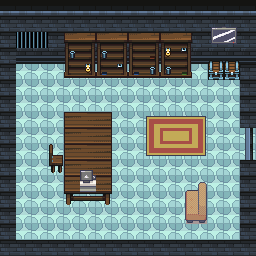

This game map was drawn from its Tiled (.tmx) file and the tilesets committed beside it. A one-line description and the full map source follow:
An orthogonal 16x16 tile map with 16x16 px tiles, 3 tile layers (Enviroment, Furniture, Decorations), 4 tilesets and 14 objects (11x NonInteractableImpl, UnpickableWithEnigma, Pickable, SimpleDoor).

<map version="1.7" tiledversion="1.11.0" orientation="orthogonal" renderorder="right-down" width="16" height="16" tilewidth="16" tileheight="16" infinite="0" nextlayerid="6" nextobjectid="17">
 <tileset firstgid="1" source="../tilesets/Enviroment2.tsx" />
 <tileset firstgid="101" source="../tilesets/Enviroment.tsx" />
 <tileset firstgid="726" source="../tilesets/Things.tsx" />
 <tileset firstgid="1351" source="../tilesets/Things2.tsx" />
 <layer id="1" name="Enviroment" width="16" height="16">
  <data encoding="csv">
102,102,102,102,102,102,102,102,102,102,102,102,102,102,102,102,
127,127,127,127,127,127,127,127,127,127,127,127,127,127,127,127,
127,235,235,127,127,127,127,127,127,127,127,127,127,127,127,127,
127,152,152,152,152,152,152,152,152,152,152,152,152,152,152,152,
127,33,33,33,33,33,33,33,33,33,33,33,33,33,33,127,
127,33,33,33,33,33,33,33,33,33,33,33,33,33,33,127,
127,33,33,33,33,33,33,33,33,33,33,33,33,33,33,127,
127,33,33,33,33,33,33,33,33,33,33,33,33,33,33,127,
127,33,33,33,33,33,33,33,33,33,33,33,33,33,33,33,
127,33,33,33,33,33,33,33,33,33,33,33,33,33,33,33,
127,33,33,33,33,33,33,33,33,33,33,33,33,33,33,127,
127,33,33,33,33,33,33,33,33,33,33,33,33,33,33,127,
127,33,33,33,33,33,33,33,33,33,33,33,33,33,33,127,
127,33,33,33,33,33,33,33,33,33,33,33,33,33,33,127,
127,33,33,33,33,33,33,33,33,33,33,33,33,33,33,127,
127,127,127,127,127,127,127,127,127,127,127,127,127,127,127,127
</data>
 </layer>
 <layer id="2" name="Furniture" width="16" height="16">
  <data encoding="csv">
0,0,0,0,0,0,0,0,0,0,0,0,0,0,0,0,
0,0,0,0,0,0,0,0,0,0,0,0,0,0,0,0,
0,0,0,0,786,787,786,787,786,787,786,787,0,0,0,0,
0,0,0,0,811,812,811,812,811,812,811,812,0,1030,1030,0,
0,0,0,0,836,837,836,837,836,837,836,837,0,1055,1055,0,
0,0,0,0,0,0,0,0,0,0,0,0,0,0,0,0,
0,0,0,0,0,0,0,0,0,0,0,0,0,0,0,0,
0,0,0,0,863,864,865,0,0,0,0,0,0,0,0,0,
0,0,0,0,863,864,865,0,0,0,0,0,0,0,0,1610613165,
0,0,0,0,863,864,865,0,0,0,0,0,0,0,0,1610613165,
0,0,0,0,863,864,865,0,0,0,0,0,0,0,0,0,
0,0,0,0,863,864,865,0,0,0,0,2638,2639,0,0,0,
0,0,0,0,888,889,890,0,0,0,0,2654,2655,0,0,0,
0,0,0,0,0,0,0,0,0,0,0,2670,2671,0,0,0,
0,0,0,0,0,0,0,0,0,0,0,0,0,0,0,0,
0,0,0,0,0,0,0,0,0,0,0,0,0,0,0,0
</data>
 </layer>
 <layer id="3" name="Decorations" width="16" height="16">
  <data encoding="csv">
0,0,0,0,0,0,0,0,0,0,0,0,0,0,0,0,
0,0,0,0,0,0,0,0,0,0,0,0,0,1575,1576,0,
0,0,0,0,0,0,0,0,0,0,0,0,0,1591,1592,0,
0,0,0,0,1012,0,1012,0,0,914,1081,1031,0,0,0,0,
0,0,0,0,0,1081,939,1031,939,1012,1012,964,0,0,0,0,
0,0,0,0,0,0,0,0,0,0,0,0,0,0,0,0,
0,0,0,0,0,0,0,0,0,0,0,0,0,0,0,0,
0,0,0,0,0,0,0,0,0,1598,1599,1600,1601,0,0,0,
0,0,0,0,0,0,0,0,0,1614,1615,1616,1617,0,0,0,
0,0,0,2147484412,0,0,0,0,0,1630,1631,1632,1633,0,0,0,
0,0,0,2147484437,0,1482,0,0,0,0,0,0,0,0,0,0,
0,0,0,0,0,1498,0,0,0,0,0,0,0,0,0,0,
0,0,0,0,0,0,0,0,0,0,0,0,0,0,0,0,
0,0,0,0,0,0,0,0,0,0,0,0,0,0,0,0,
0,0,0,0,0,0,0,0,0,0,0,0,0,0,0,0,
0,0,0,0,0,0,0,0,0,0,0,0,0,0,0,0
</data>
 </layer>
 <objectgroup id="4" name="Objects">
  <object id="1" name="Wall" type="NonInteractableImpl" x="0" y="48" width="64" height="16" />
  <object id="2" name="Wall" type="NonInteractableImpl" x="0" y="64" width="16" height="192" />
  <object id="3" name="Wall" type="NonInteractableImpl" x="16" y="240" width="240" height="16" />
  <object id="4" name="Wall" type="NonInteractableImpl" x="240" y="160" width="16" height="80" />
  <object id="5" name="Piece of furniture" type="NonInteractableImpl" x="64" y="32" width="128" height="44.863" />
  <object id="6" name="Wall" type="NonInteractableImpl" x="192" y="48" width="64" height="16" />
  <object id="7" name="Chests" type="NonInteractableImpl" x="208" y="64" width="32" height="16" />
  <object id="8" name="Wall" type="NonInteractableImpl" x="240" y="64" width="16" height="64" />
  <object id="9" name="Table" type="NonInteractableImpl" x="64.3836" y="112.671" width="46.9178" height="65.7534" />
  <object id="10" name="Computer" type="UnpickableWithEnigma" x="64.726" y="179.11" width="46.9178" height="25.3425">
   <properties>
    <property name="Enigma" value="CaesarCipher" />
    <property name="Reward" value="" />
   </properties>
  </object>
  <object id="11" name="Chair" type="NonInteractableImpl" x="48.2877" y="144.521" width="15.411" height="28.0822" />
  <object id="13" name="Armchair" type="NonInteractableImpl" x="184.589" y="181.507" width="22.2603" height="41.7808" />
  <object id="16" name="Torch" type="Pickable" gid="1607" x="144" y="224" width="16" height="16">
   <properties>
    <property name="Description" value="A torch. What a bless! The archive is so dark..." />
    <property name="ID" type="int" value="7" />
   </properties>
  </object>
 </objectgroup>
 <objectgroup id="5" name="Doors">
  <object id="14" name="Door" type="SimpleDoor" x="245.548" y="128" width="7.53425" height="32">
   <properties>
    <property name="DestX" type="int" value="187" />
    <property name="DestY" type="int" value="73" />
    <property name="Destination" value="canteen" />
   </properties>
  </object>
 </objectgroup>
</map>
